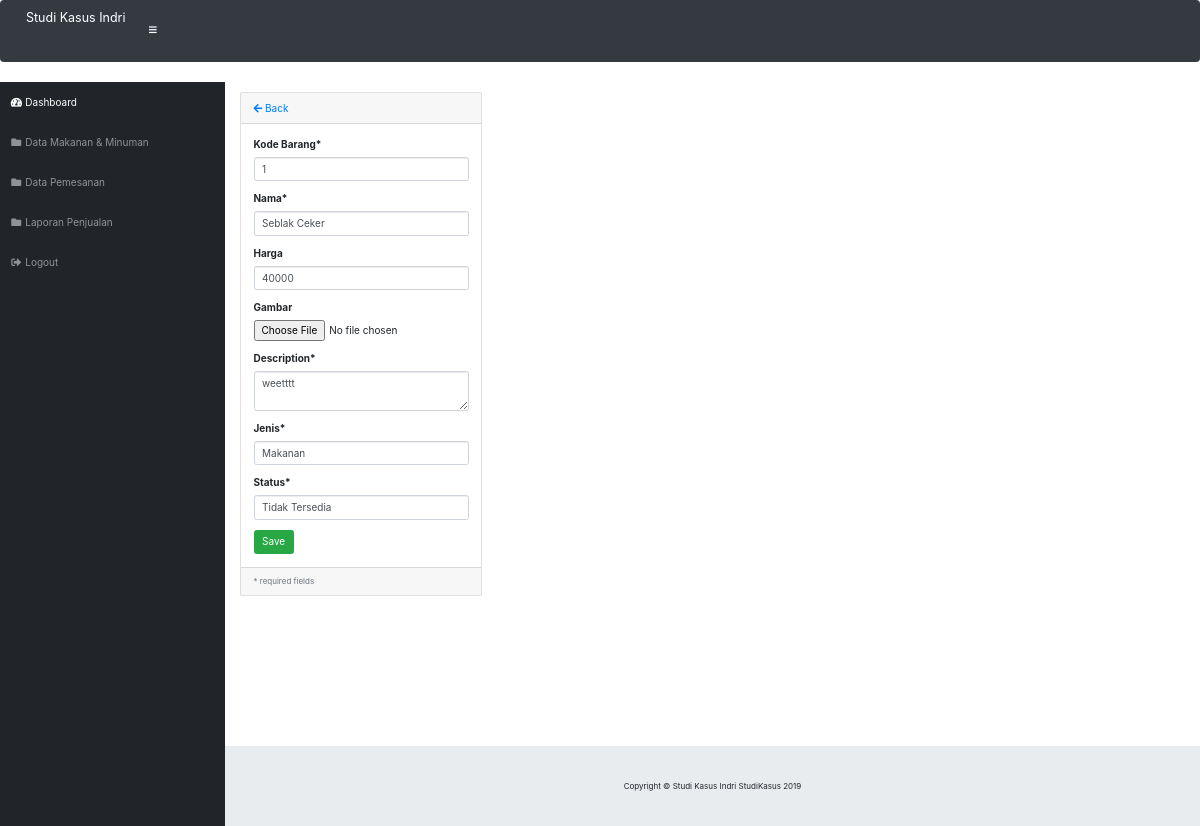
The page /index.php/produk/edit/5d98443e0d on the database its author committed.
### tables this page shows
CREATE TABLE IF NOT EXISTS `produk` (
  `id_produk` varchar(10) NOT NULL,
  `kode_barang` varchar(10) NOT NULL,
  `nama` varchar(35) NOT NULL,
  `harga` int(11) NOT NULL,
  `gambar` varchar(225) NOT NULL DEFAULT 'default.jpg',
  `deskripsi` longtext NOT NULL,
  `jenis` enum('Makanan','Minuman') NOT NULL,
  `status` enum('Tersedia','Tidak Tersedia') NOT NULL
);

### application/controllers/Produk.php (called while the page is built, shortened)
<?php
class Produk extends CI_Controller
{
    public function __construct()
    {
        $this->load->model("produk_model");
        $this->load->library('form_validation');
    }
    public function edit($id = null)
    {
        $produk = $this->produk_model;
        $data["produk"] = $produk->getById($id);
        $this->load->view("produk/edit_form", $data);
    }
}

### index.php (called while the page is built, shortened)
<?php
require_once BASEPATH.'core/CodeIgniter.php';

### application/models/Produk_model.php (called while the page is built, shortened)
<?php defined('BASEPATH') OR exit('No direct script access allowed');
class Produk_model extends CI_Model
{
    private $_table = "produk";
    public function getById($id)
    {
        return $this->db->get_where($this->_table, ["id_produk" => $id])->row();
    }
}

### application/views/produk/edit_form.php (the view, shortened to what this page needs)
<!DOCTYPE html>
<html lang="en">
<head>
</head>
<body id="page-top">
	<div id="wrapper">
		<div id="content-wrapper">
			<div class="container-fluid">
				<div class="card mb-3">
					<div class="card-header">
						<a href="<?php echo site_url('produk/') ?>"><i class="fas fa-arrow-left"></i>
							Back</a>
					</div>
					<div class="card-body">
						<form action="<?php base_url('produk/edit') ?>" method="post" enctype="multipart/form-data">
							<div class="form-group">
								<label for="name">Kode Barang*</label>
								<input class="form-control <?php echo form_error('kode_barang') ? 'is-invalid':'' ?>"
								 type="text" name="kode_barang" placeholder="Kode Barang" value="<?php echo $produk->kode_barang ?>" />
							</div>
							<div class="form-group">
								<label for="name">Nama*</label>
								<input class="form-control <?php echo form_error('nama') ? 'is-invalid':'' ?>"
								 type="text" name="nama" placeholder="Nama Produk" value="<?php echo $produk->nama ?>" />
							</div>
							<div class="form-group">
								<label for="price">Harga</label>
								<input class="form-control <?php echo form_error('harga') ? 'is-invalid':'' ?>"
								 type="number" name="harga" min="0" placeholder="Harga Produk" value="<?php echo $produk->harga ?>" />
							</div>
							<div class="form-group">
								<label for="name">Gambar</label>
								<input class="form-control-file <?php echo form_error('gambar') ? 'is-invalid':'' ?>"
								 type="file" name="gambar" />
							</div>
							<div class="form-group">
								<label for="name">Description*</label>
								<textarea class="form-control <?php echo form_error('deskripsi') ? 'is-invalid':'' ?>"
								 name="deskripsi" placeholder="Deskripsi Produk..."><?php echo $produk->deskripsi ?></textarea>
							</div>
							<div class="form-group">
								<label for="name">Jenis*</label>
								<input class="form-control <?php echo form_error('jenis') ? 'is-invalid':'' ?>"
								 type="text" name="jenis" placeholder="Jenis Produk" value="<?php echo $produk->jenis ?>" />
							</div>
							<div class="form-group">
								<label for="name">Status*</label>
								<input class="form-control <?php echo form_error('status') ? 'is-invalid':'' ?>"
								 type="text" name="status" placeholder="Status Produk" value="<?php echo $produk->status ?>" />
							</div>
							<input class="btn btn-success" type="submit" name="btn" value="Save" />
						</form>
					</div>
					<div class="card-footer small text-muted">
						* required fields
					</div>
				</div>
			</div>
		</div>
</body>
</html>

### rows shown on the page
produk: kode_barang "1", nama "Seblak Ceker", harga "40000", deskripsi "weetttt", jenis "Makanan", status "Tidak Tersedia"

### other values the page prints
SITE_NAME "StudiKasus"
Date('Y') "2019"
